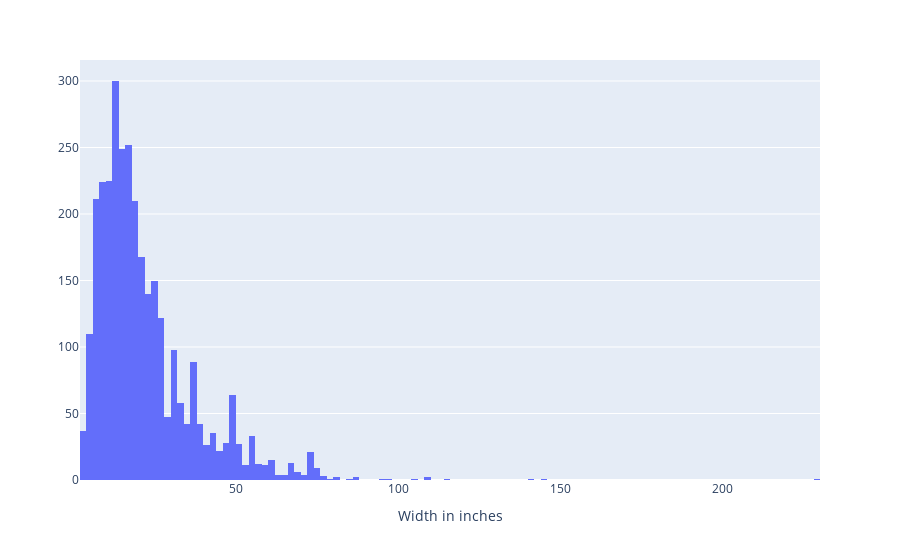

The cell this chart's notebook holds for it:
### Code cell
fig = px.histogram(DF,
                 x='Width_in',)

fig.update_layout(
                  yaxis_title="",
                  xaxis_title="Width in inches",)

fig.show()

### Figure 1 — Plotly figure (JSON) as saved in the notebook; plotly's stock layout.template omitted (floating-point values rounded to 4 significant figures; data arrays with more than 128 entries replaced by an {"elided": "..."} marker saying what was removed)
{"data": [{"alignmentgroup": "True", "bingroup": "x", "hovertemplate": "Width_in=%{x}<br>count=%{y}<extra></extra>", "legendgroup": "", "marker": {"color": "#636efa", "pattern": {"shape": ""}}, "name": "", "offsetgroup": "", "orientation": "v", "showlegend": false, "type": "histogram", "x": {"elided": "3393 float values"}, "xaxis": "x", "yaxis": "y"}], "layout": {"autosize": true, "barmode": "relative", "legend": {"tracegroupgap": 0}, "margin": {"t": 60}, "xaxis": {"anchor": "y", "autorange": true, "domain": [0, 1], "range": [2, 230], "title": {"text": "Width in inches"}, "type": "linear"}, "yaxis": {"anchor": "x", "autorange": true, "domain": [0, 1], "range": [0, 315.8], "title": {"text": ""}}}}
